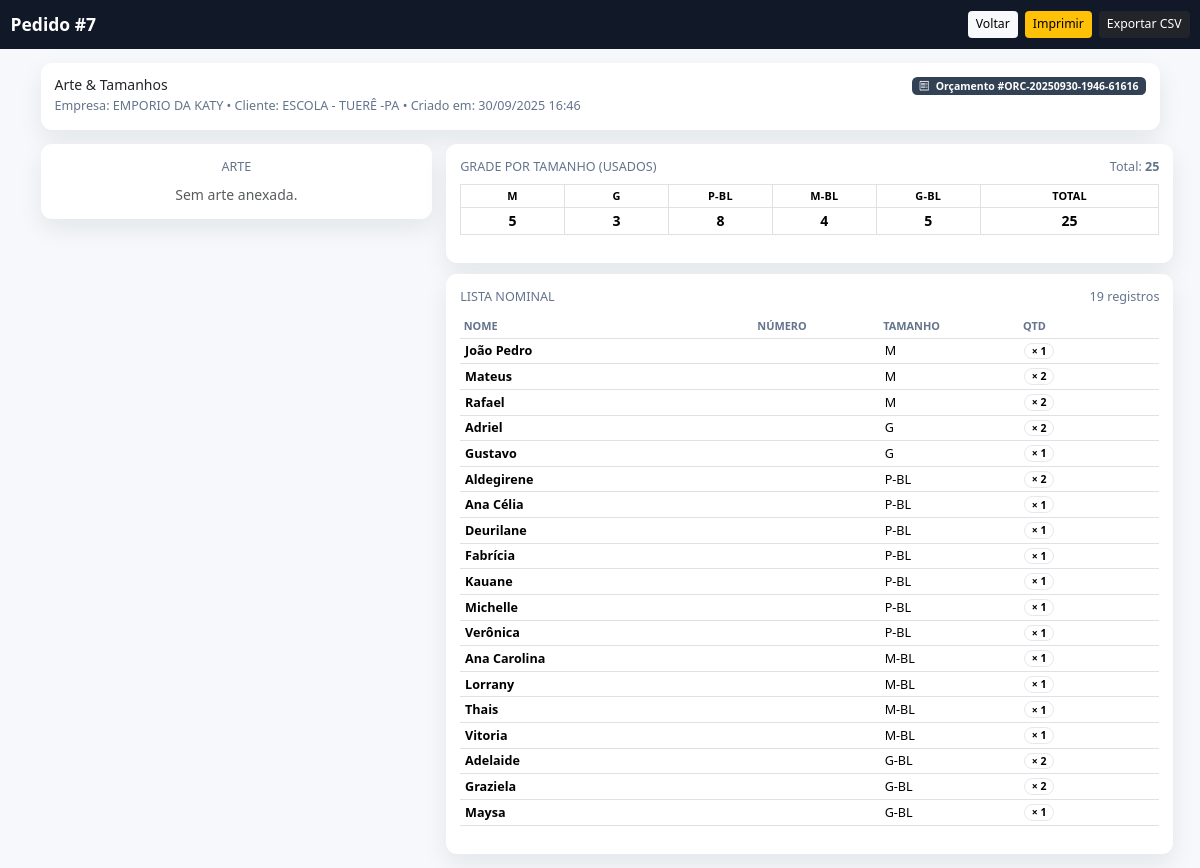
/pedidos/7/arte-tamanhos/ (signed in), run on the app's committed database.
### camisas/models.py (models this page shows, shortened)
class Pedido(models.Model):
    STATUS = (
        ("ORC", "Orçamento"),
        ("PEN", "Pendente"),
        ("PROD", "Em Produção"),
        ("FAT", "Faturado/Entregue"),
        ("CANC", "Cancelado"),
    )
    ETAPA_PRODUCAO = [
        ("ARTE", "Arte"),
        ("IMPRESSAO", "Impressão"),
        ("ESTAMPAGEM", "Estampagem"),
        ("ACABAMENTO", "Acabamento"),
        ("QUALIDADE", "Qualidade"),
        ("ENTREGA", "Entrega"),
    ]
    empresa = models.ForeignKey("Empresa", on_delete=models.PROTECT, related_name="pedidos")
    cliente = models.ForeignKey("Cliente", on_delete=models.PROTECT, related_name="pedidos")
    criado_em = models.DateTimeField(default=timezone.now)
    status = models.CharField(max_length=4, choices=STATUS, default="ORC")
    etapa_producao = models.CharField(
        max_length=20,
        choices=ETAPA_PRODUCAO,
        default="ARTE",
        db_index=True,
        help_text="Etapa atual no fluxo de produção (Kanban)."
    )
    observacao = models.TextField(blank=True, null=True)
    desconto_percentual = models.DecimalField(max_digits=7, decimal_places=2, default=Decimal("0.00"))
    acrescimo_percentual = models.DecimalField(max_digits=7, decimal_places=2, default=Decimal("0.00"))
    data_entrega = models.DateField(blank=True, null=True, verbose_name="Data de entrega")
    orcamento_ocultar_total = models.BooleanField(
        default=False,
        help_text="Se marcado, esconde o bloco de totais e a coluna Subtotal no orçamento."
    )
    numero_orcamento = models.CharField(max_length=40, blank=True, null=True)
    validade = models.DateField(blank=True, null=True)
    condicoes = models.TextField(blank=True, null=True)
    arte = SafeImageField(upload_to=arte_upload_to, blank=True, null=True)
    APPROVAL_CHOICES = (("PEND", "Pendente"), ("APRV", "Aprovado"), ("REJ", "Recusado"))
    approval_token = models.CharField(max_length=64, unique=True, db_index=True, default=gen_approval_token, editable=False)
    approval_status = models.CharField(max_length=4, choices=APPROVAL_CHOICES, default="PEND")
    approval_decided_at = models.DateTimeField(blank=True, null=True)
    approval_decision_ip = models.GenericIPAddressField(blank=True, null=True)
    approval_name = models.CharField(max_length=120, blank=True, null=True)
    approval_email = models.EmailField(blank=True, null=True)
    approval_comment = models.TextField(blank=True, null=True)
    approval_signature = SafeImageField(upload_to="assinaturas/%Y/%m", blank=True, null=True)
    approval_user_agent = models.TextField(blank=True, default="")
    approval_timezone = models.CharField(max_length=64, blank=True, default="")
    approval_hash = models.CharField(max_length=64, blank=True, default="")
    ART_CHOICES = (("PEND", "Pendente"), ("APRV", "Aprovado"), ("REJ", "Recusado"))
    artwork_token = models.CharField(max_length=64, unique=True, db_index=True, default=gen_approval_token, editable=False)
    artwork_status = models.CharField(max_length=4, choices=ART_CHOICES, default="PEND")
    artwork_decided_at = models.DateTimeField(blank=True, null=True)
    artwork_decision_ip = models.GenericIPAddressField(blank=True, null=True)
    artwork_name = models.CharField(max_length=120, blank=True, null=True)
    artwork_email = models.EmailField(blank=True, null=True)
    artwork_comment = models.TextField(blank=True, null=True)
    artwork_signature = SafeImageField(upload_to="assinaturas/%Y/%m", blank=True, null=True)
    artwork_user_agent = models.TextField(blank=True, default="")
    artwork_timezone = models.CharField(max_length=64, blank=True, default="")
    artwork_hash = models.CharField(max_length=64, blank=True, default="")
    @property
    def arte_has_file(self) -> bool:
        f = getattr(self, "arte", None)
        return bool(f and getattr(f, "name", None))

class Empresa(models.Model):
    nome_fantasia = models.CharField(max_length=120)
    razao_social = models.CharField(max_length=180, blank=True, null=True)
    cnpj = models.CharField(max_length=18, blank=True, null=True)
    ie = models.CharField("Inscrição Estadual", max_length=30, blank=True, null=True)
    email = models.EmailField(blank=True, null=True)
    telefone = models.CharField(max_length=30, blank=True, null=True)
    endereco = models.CharField(max_length=180, blank=True, null=True)
    cidade = models.CharField(max_length=80, blank=True, null=True)
    uf = models.CharField(max_length=2, blank=True, null=True)
    logo = SafeImageField(upload_to=logo_upload_to, blank=True, null=True)
    class Meta:
        ordering = ("nome_fantasia",)
    def logo_img_tag(self, height: int = 120) -> str:
        """Pré-visualização segura para usar no admin (readonly_fields)."""
        url = self.logo_url_safe
        if not url:
            return "—"
        return mark_safe(
            f'<img src="{url}" style="max-height:{height}px;border:1px solid #eee;padding:4px;border-radius:6px">'
        )
    logo_img_tag.short_description = "Logo"

class Cliente(models.Model):
    empresa = models.ForeignKey(Empresa, on_delete=models.PROTECT, related_name="clientes")
    nome = models.CharField(max_length=120)
    cpf_cnpj = models.CharField(max_length=20, blank=True, null=True)
    email = models.EmailField(blank=True, null=True)
    telefone = models.CharField(max_length=30, blank=True, null=True)
    endereco = models.CharField(max_length=180, blank=True, null=True)
    observacoes = models.TextField(blank=True, null=True)

class PersonalizacaoItem(models.Model):
    TAM_CAMISA = [
        ("1A",  "1 ano"),
        ("2A",  "2 anos"),
        ("4A",  "4 anos"),
        ("6A",  "6 anos"),
        ("8A",  "8 anos"),
        ("10A", "10 anos"),
        ("12A", "12 anos"),
        ("PP", "PP"),
        ("P",  "P"),
        ("M",  "M"),
        ("G",  "G"),
        ("GG", "GG"),
        ("XG", "XG"),
        ("GXG", "GXG"),
        ("PP-BL", "PP Baby Look"),
        ("P-BL",  "P Baby Look"),
        ("M-BL",  "M Baby Look"),
        ("G-BL",  "G Baby Look"),
        ("GG-BL", "GG Baby Look"),
        ("XG-BL", "XG Baby Look"),
    ]
    TAM_SHORT = [
        ("P", "P"),
        ("M", "M"),
        ("G", "G"),
        ("GG", "GG"),
    ]
    item = models.ForeignKey(
        "ItemPedido",
        related_name="personalizacoes",
        on_delete=models.CASCADE
    )
    nome = models.CharField(max_length=100, blank=True, null=True)
    numero = models.CharField(max_length=10, blank=True, null=True)
    outra_info = models.CharField(max_length=200, blank=True, null=True)
    tamanho_camisa = models.CharField(
        max_length=10,
        choices=TAM_CAMISA,
        blank=True,
        null=True
    )
    quantidade = models.PositiveIntegerField(
        blank=True,
        null=True,
        default=None,
        help_text="Quantidade opcional"
    )
    incluir_short = models.BooleanField(default=False)
    tamanho_short = models.CharField(
        max_length=10,
        choices=TAM_SHORT,
        blank=True,
        null=True
    )

### camisas/views.py (the view, shortened to what this page needs)
# urls.py: path("pedidos/<int:pk>/arte-tamanhos/", views.pedido_arte_tamanhos, name="pedido_arte_tamanhos"),
@login_required
def pedido_arte_tamanhos(request, pk):
    pedido = get_object_or_404(
        Pedido.objects.select_related("empresa", "cliente").prefetch_related(
            "itens__personalizacoes",
            "itens__variacao__produto",
            Prefetch("itens__coletas", queryset=ColetaPedido.objects.prefetch_related("pessoas")),
        ),
        pk=pk
    )
    global_counter = Counter()
    pessoas = []
    for it in pedido.itens.all():
        produto = getattr(getattr(it, "variacao", None), "produto", None)
        prod_nome = getattr(produto, "nome", "—")
        for p in it.personalizacoes.all():
            tam = _norm_size(getattr(p, "tamanho_camisa", ""))
            qtd = _safe_int(getattr(p, "quantidade", None), default=1)
            if tam and qtd:
                global_counter[tam] += qtd
            nome = (getattr(p, "nome", "") or "").strip()
            numero = (getattr(p, "numero", "") or "").strip()
            if nome or numero or tam:
                pessoas.append({
                    "nome": nome or "—",
                    "numero": numero or "",
                    "tamanho": tam or "",
                    "qtd": qtd if (tam or nome or numero) else None,
                    "produto": prod_nome,
                })
    global_map_od = _order_sizes(global_counter)
    size_cols = list(global_map_od.keys())
    global_total = sum(global_map_od.values()) or 0
    pos = {s: i for i, s in enumerate(size_cols)}
    pessoas.sort(key=lambda r: (pos.get(r["tamanho"], 9999), r["nome"] or ""))
    context = {
        "pedido": pedido,
        "size_cols": size_cols,
        "global_map": dict(global_map_od),
        "global_total": global_total,
        "pessoas": pessoas,
        "size_cols_json": mark_safe(json.dumps(size_cols, ensure_ascii=False)),
        "global_map_json": mark_safe(json.dumps(dict(global_map_od), ensure_ascii=False)),
    }
    return render(request, "camisas/pedido_arte_tamanhos.html", context)

### camisas/fields.py (called while the page is built)
    def _set_file(self, value):
        return SafeImageFieldFile._base_file_prop.fset(self, value)

### camisas/templatetags/dict_extras.py (called while the page is built)
@register.filter
def get_item(d, key):
    try:
        return d.get(key, 0)
    except Exception:
        return 0

### camisas/views.py (called while the page is built)
def _norm_size(s: str) -> str:
    s = (s or "").strip().upper()
    if not s:
        return ""
    if s in SIZE_ALIASES:
        return SIZE_ALIASES[s]
    if s.endswith(" BABY LOOK"):
        base = s.replace(" BABY LOOK", "")
        return f"{base}-BL"
    return s

def _order_sizes(counter: Counter) -> OrderedDict:
    od = OrderedDict()
    for s in SIZE_ORDER:
        q = counter.get(s) or 0
        if q:
            od[s] = q
    for k, v in counter.items():
        if v and k not in od:
            od[k] = v
    return od

def _safe_int(v, default=1):
    try:
        n = int(v)
    except (TypeError, ValueError):
        n = default
    return n if n > 0 else 0

### camisas/templates/camisas/pedido_arte_tamanhos.html (shortened to what this page needs)
{% load dict_extras %}
<!doctype html>
<html lang="pt-br">
<head>
  <link href="https://cdn.jsdelivr.net/npm/bootstrap@5.3.3/dist/css/bootstrap.min.css" rel="stylesheet"/>
  <link href="https://cdn.jsdelivr.net/npm/bootstrap-icons@1.11.3/font/bootstrap-icons.css" rel="stylesheet"/>
</head>
<body>
<nav class="navbar nav-pro navbar-dark no-print">
  <div class="container-fluid">
    <span class="navbar-brand fw-bold">Pedido #{{ pedido.pk }}</span>
    <div class="ms-auto d-flex gap-2">
      <a class="btn btn-sm btn-light" href="{% url 'camisas:pedido_detail' pedido.pk %}">Voltar</a>
      <button class="btn btn-sm btn-warning" onclick="window.print()">Imprimir</button>
      <button id="btnCsv" class="btn btn-sm btn-dark">Exportar CSV</button>
    </div>
  </div>
</nav>
<main class="container py-3">
  <div class="card p-3 mb-3">
    <div class="d-flex justify-content-between align-items-start gap-3 flex-wrap">
      <div>
        <h1 class="h6 mb-1">Arte & Tamanhos</h1>
        <div class="mini">
          Empresa: {{ pedido.empresa.nome_fantasia|default:"—" }} •
          Cliente: {{ pedido.cliente.nome|default:pedido.cliente|default:"—" }} •
          Criado em: {{ pedido.criado_em|date:"d/m/Y H:i" }}
        </div>
      </div>
      <div class="d-flex flex-column align-items-end text-end hdr-right">
        <span class="badge badge-quote text-white px-2 py-1 mb-1">
          <i class="bi bi-receipt me-1"></i>
          Orçamento #{{ pedido.numero_orcamento|default:pedido.pk }}
        </span>
      </div>
    </div>
  </div>
  <div class="pane">
    <div class="card p-3 arte-wrap">
      <div class="mini text-uppercase mb-2">Arte</div>
      {% if pedido.arte_has_file %}
        <img class="arte" src="{{ pedido.arte_url_safe }}" alt="Arte do pedido">
      {% else %}
        <div class="text-muted">Sem arte anexada.</div>
      {% endif %}
    </div>
    <div class="stack">
      <div class="card p-3">
        <div class="d-flex justify-content-between align-items-center">
          <div class="mini text-uppercase">Grade por tamanho (usados)</div>
          <div class="mini">Total: <strong>{{ global_total|default:"0" }}</strong></div>
        </div>
        <table class="table table-sm table-bordered sizes mt-2" id="tblGeral">
          <thead>
            <tr>
              {% for s in size_cols %}
                <th class="size-col"><span style="font-size:.78rem">{{ s }}</span></th>
              {% endfor %}
              <th class="col-total">TOTAL</th>
            </tr>
          </thead>
          <tbody>
            <tr>
              {% for s in size_cols %}
                <td class="size-col">{{ global_map|get_item:s }}</td>
              {% endfor %}
              <td class="col-total"><strong>{{ global_total|default:"0" }}</strong></td>
            </tr>
          </tbody>
        </table>
      </div>
      <div class="card p-3">
        <div class="d-flex justify-content-between align-items-center">
          <div class="mini text-uppercase">Lista nominal</div>
          <div class="mini">{{ pessoas|length }} registro{{ pessoas|length|pluralize:"s" }}</div>
        </div>
        {% if pessoas %}
          <table class="table table-sm align-middle tbl-nominal w-100 mt-2">
            <thead>
              <tr>
                <th style="width:42%">Nome</th>
                <th style="width:18%">Número</th>
                <th style="width:20%">Tamanho</th>
                <th style="width:20%">Qtd</th>
              </tr>
            </thead>
            <tbody>
              {% for row in pessoas %}
                {% if row.nome or row.numero or row.tamanho %}
                  <tr>
                    <td class="fw-semibold">
                      {% if row.nome %}{{ row.nome }}{% endif %}
                    </td>
                    <td>{% if row.numero %}{{ row.numero }}{% endif %}</td>
                    <td>{% if row.tamanho %}{{ row.tamanho }}{% endif %}</td>
                    <td>{% if row.qtd %}<span class="badgex">× {{ row.qtd }}</span>{% endif %}</td>
                  </tr>
                {% endif %}
              {% endfor %}
            </tbody>
          </table>
        {% else %}
          <div class="text-muted">Sem nomes/números cadastrados.</div>
        {% endif %}
      </div>
    </div>
  </div>
</main>
</body>
</html>

### camisas/templates/camisas/pedido_arte_tamanhos.html (style rules this page uses)
:root { --ink:#0f172a; --muted:#64748b; --g1:#111827; --g2:#111827; --base-font:14px; }
html { font-size:var(--base-font); }
body { background:#f6f8fb;color:var(--ink); }
.nav-pro { background:linear-gradient(90deg,var(--g1),var(--g2)); }
.card { border:none;border-radius:.8rem;box-shadow:0 10px 24px rgba(17,24,39,.08); }
.mini { font-size:.9rem;color:var(--muted) }
.hdr-right { gap:.35rem }
.pane { display:grid; grid-template-columns: 35% 65%; gap:1rem; align-items:start; }
.arte-wrap { text-align:center; }
.sizes { width:100%; table-layout:fixed; border-collapse:collapse; }
.sizes th,.sizes td { text-align:center; vertical-align:middle; padding:.35rem .3rem; line-height:1.15; }
.sizes .size-col { width:50px; min-width:50px; max-width:50px; }
.sizes .col-total { width:86px; }
.sizes thead th { font-size:.78rem; letter-spacing:.02em; }
.sizes tbody td { font-weight:700; }
.badge-quote { background:#334155; }
.tbl-nominal th { font-size:.78rem; text-transform:uppercase; color:#64748b; }
.tbl-nominal td { font-size:.9rem; line-height:1.2; padding:.28rem .35rem; }
.badgex { display:inline-block;padding:.08rem .45rem;border:1px solid #e5e7eb;border-radius:999px;font-weight:600;font-size:.75rem }
.card.p-3 { padding: 1rem !important; }
.stack > .card + .card { margin-top: .8rem; }

### data on the page
Pedido: pk "7", empresa.nome_fantasia "EMPORIO DA KATY", cliente.nome "ESCOLA - TUERÊ -PA", criado_em "30/09/2025 16:46", numero_orcamento "ORC-20250930-1946-61616"
PersonalizacaoItem: nome "João Pedro"
PersonalizacaoItem: nome "Mateus"
PersonalizacaoItem: nome "Rafael"
PersonalizacaoItem: nome "Adriel"
PersonalizacaoItem: nome "Gustavo"
PersonalizacaoItem: nome "Aldegirene", tamanho "P-BL", qtd "2"
PersonalizacaoItem: nome "Ana Célia"
PersonalizacaoItem: nome "Deurilane"
PersonalizacaoItem: nome "Fabrícia"
PersonalizacaoItem: nome "Kauane"
PersonalizacaoItem: nome "Michelle"
PersonalizacaoItem: nome "Verônica"
PersonalizacaoItem: nome "Ana Carolina"
PersonalizacaoItem: nome "Lorrany"
PersonalizacaoItem: nome "Thais"
PersonalizacaoItem: nome "Vitoria"
PersonalizacaoItem: nome "Adelaide"
PersonalizacaoItem: nome "Graziela"
PersonalizacaoItem: nome "Maysa", tamanho "G-BL", qtd "1"

### other printed values
{{ global_total|default:"0" }} "25"
{{ s }} "M" "G" "P-BL" "M-BL" "G-BL"
{{ global_map|get_item:s }} "5" "3" "8" "4" "5"
{{ pessoas|length }} "19"
{{ row.tamanho }} "M" "M" "M" "G" "G" "P-BL" "P-BL" "P-BL" "P-BL" "P-BL" "P-BL" "M-BL" "M-BL" "M-BL" "M-BL" "G-BL" "G-BL"
{{ row.qtd }} "1" "2" "2" "2" "1" "1" "1" "1" "1" "1" "1" "1" "1" "1" "1" "2" "2"
